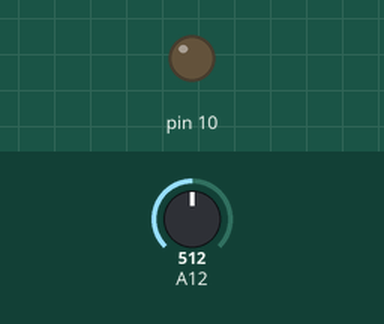
This sketch was run on a simulated Arduino Uno, built for the host (arithmetic inside an expression is 32-bit, double 64-bit). Shown: output pins drawn as LEDs (lit = HIGH). The inputs (shaded band) are chosen by the test bench; at power-on: A12 = 512. What the sketch prints to the serial monitor is not drawn.

Above: at 2.2 s.
2.3 s: A12 set to 713
At 6.15 s:
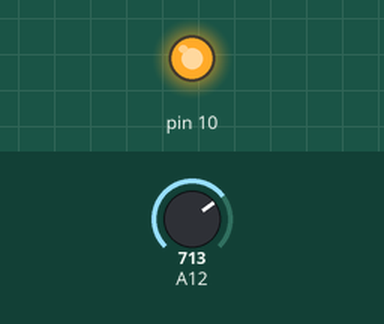
12.8 s: A12 set to 743
Timing chart, 0 to 28.1 s (numbered marks = the images above; inputs shaded):
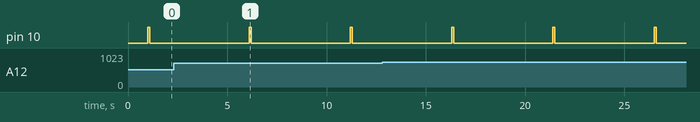

Measured:
- by itself, pin 10: alternates HIGH for 0.10 s and LOW for 5.0 s

The sketch:

Battery_health_check.ino
```cpp
#define BATTERY_PIN PIN_PB4 // Analog pin to read the battery voltage
#define ENABLE_PIN PIN_PB2 // GPIO pin to enable battery voltage measurement
#define MAX_VOLTAGE 4.2 // Maximum voltage of a fully charged battery (Li-ion typically 4.2V)
#define MIN_VOLTAGE 3.0 // Minimum voltage of a discharged battery (Li-ion typically 3.0V)

void setup() {
  Serial.begin(115200); // Start the serial communication at 115200 baud rate
  pinMode(ENABLE_PIN, OUTPUT); // Set the enable pin as an output
  digitalWrite(ENABLE_PIN, LOW); // Initially disable the battery measurement
  delay(1000); // Wait for serial communication to start
}

void loop() {
  digitalWrite(ENABLE_PIN, HIGH); // Enable battery voltage measurement
  delay(100); // Short delay to allow the voltage to stabilize

  int rawValue = analogRead(BATTERY_PIN); // Read the raw value from the analog pin
  float voltage = rawValue * (MAX_VOLTAGE / 1023.0); // Convert the raw value to voltage

  digitalWrite(ENABLE_PIN, LOW); // Disable battery voltage measurement

  Serial.print("Battery Voltage: ");
  Serial.print(voltage);
  Serial.println("V");

  if (voltage > 4.0) {
    Serial.println("Battery Health: Excellent");
  } else if (voltage > 3.7) {
    Serial.println("Battery Health: Good");
  } else if (voltage > 3.4) {
    Serial.println("Battery Health: Fair");
  } else if (voltage > 3.0) {
    Serial.println("Battery Health: Poor");
  } else {
    Serial.println("Battery Health: Critical - Recharge immediately!");
  }

  delay(5000); // Wait for 5 seconds before the next reading
}
```
